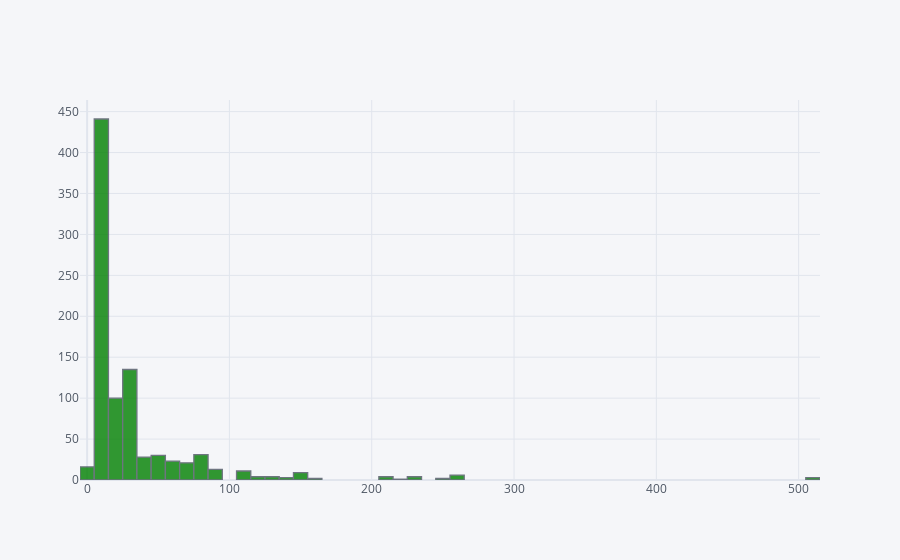

The notebook cell this image was saved under:
### Code cell
train['Fare'].iplot(kind='hist',bins=100,color='green')

### Figure 1 — Plotly figure (JSON) as saved in the notebook; plotly's stock layout.template omitted (floating-point values rounded to 4 significant figures; data arrays with more than 128 entries replaced by an {"elided": "..."} marker saying what was removed)
{"data": [{"histfunc": "count", "histnorm": "", "marker": {"color": "rgba(0, 128, 0, 1.0)", "line": {"color": "#4D5663", "width": 1.3}}, "name": "Fare", "nbinsx": 100, "opacity": 0.8, "orientation": "v", "type": "histogram", "x": {"elided": "891 float values"}}], "layout": {"autosize": true, "barmode": "overlay", "legend": {"bgcolor": "#F5F6F9", "font": {"color": "#4D5663"}}, "paper_bgcolor": "#F5F6F9", "plot_bgcolor": "#F5F6F9", "title": {"font": {"color": "#4D5663"}}, "xaxis": {"autorange": true, "gridcolor": "#E1E5ED", "range": [-5, 515], "showgrid": true, "tickfont": {"color": "#4D5663"}, "title": {"font": {"color": "#4D5663"}, "text": ""}, "type": "linear", "zerolinecolor": "#E1E5ED"}, "yaxis": {"autorange": true, "gridcolor": "#E1E5ED", "range": [0, 464.2], "showgrid": true, "tickfont": {"color": "#4D5663"}, "title": {"font": {"color": "#4D5663"}, "text": ""}, "zerolinecolor": "#E1E5ED"}}}
